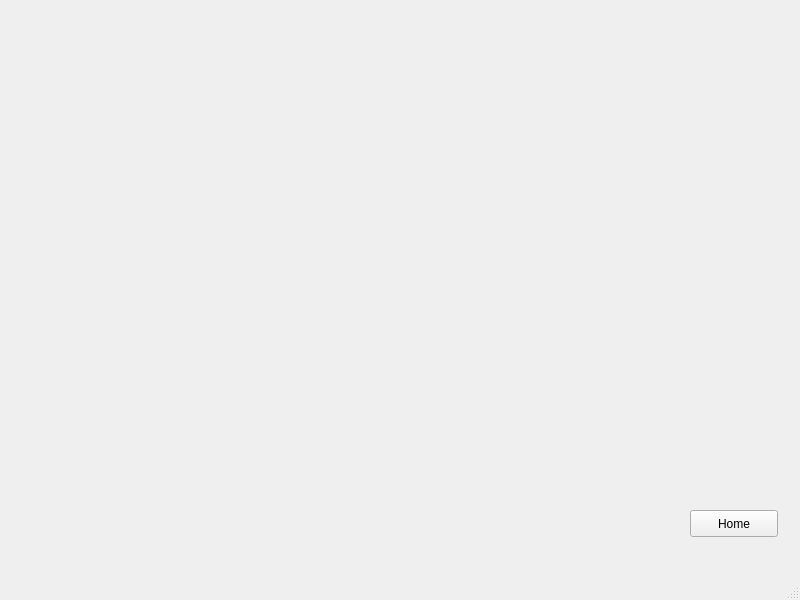
<?xml version="1.0" encoding="UTF-8"?>
<ui version="4.0">
 <class>vib_monitor_page</class>
 <widget class="QMainWindow" name="vib_monitor_page">
  <property name="geometry">
   <rect>
    <x>0</x>
    <y>0</y>
    <width>800</width>
    <height>600</height>
   </rect>
  </property>
  <property name="windowTitle">
   <string>MainWindow</string>
  </property>
  <widget class="QWidget" name="centralwidget">
   <widget class="QPushButton" name="pushButton">
    <property name="geometry">
     <rect>
      <x>690</x>
      <y>510</y>
      <width>88</width>
      <height>27</height>
     </rect>
    </property>
    <property name="text">
     <string>Home</string>
    </property>
   </widget>
  </widget>
  <widget class="QMenuBar" name="menubar">
   <property name="geometry">
    <rect>
     <x>0</x>
     <y>0</y>
     <width>800</width>
     <height>24</height>
    </rect>
   </property>
  </widget>
  <widget class="QStatusBar" name="statusbar"/>
 </widget>
 <resources/>
 <connections/>
</ui>
